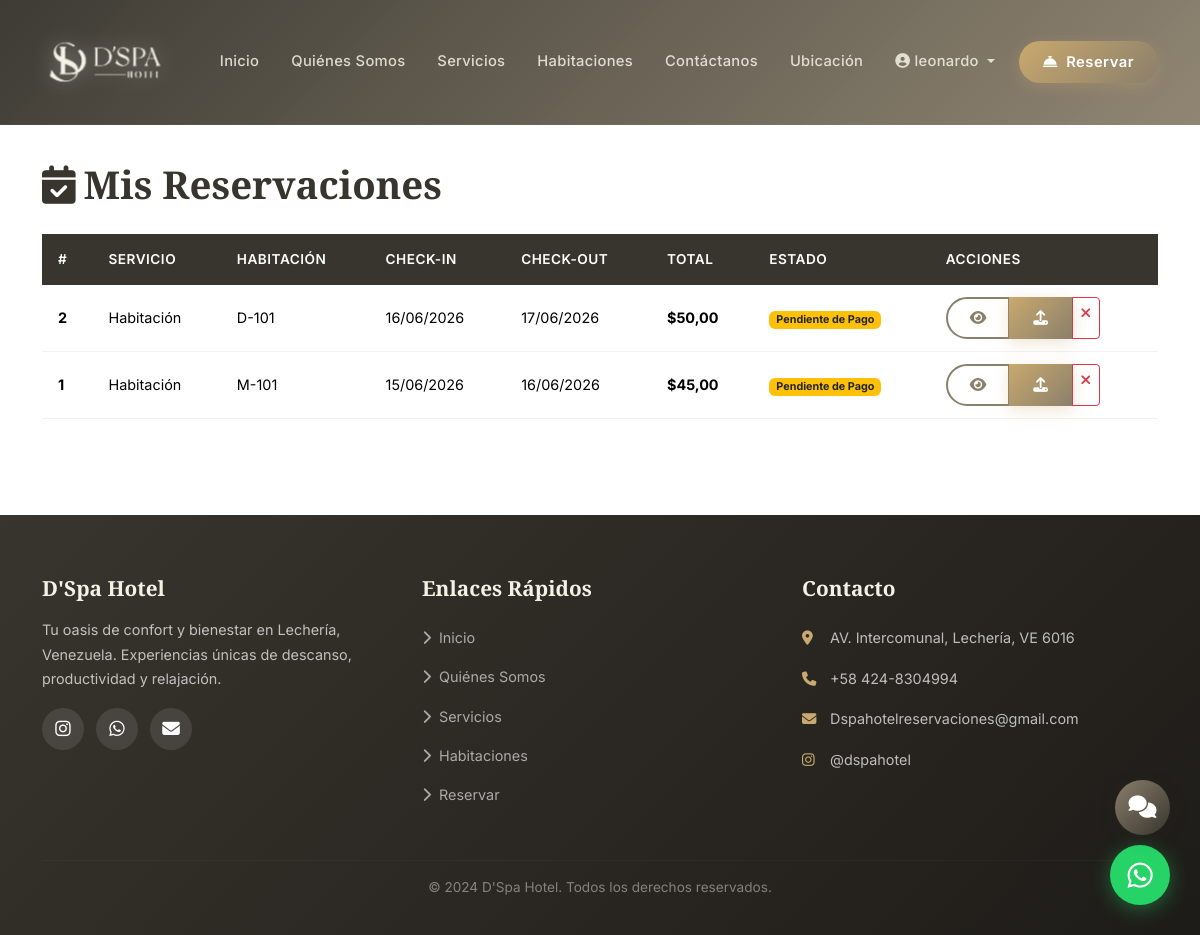
Before: /reservations/my-reservations/ (signed in) with the older database file.
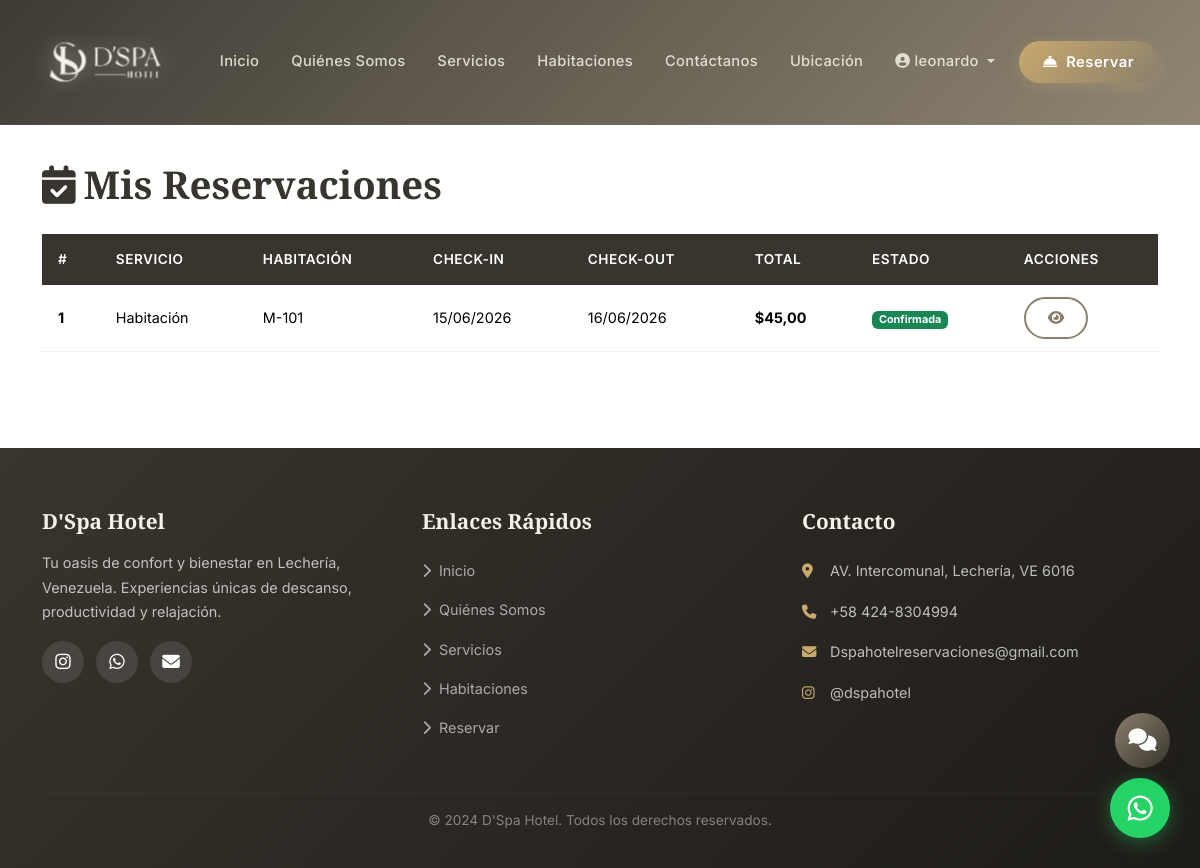
After: the same page with the newer database file.
### reservations/models.py (models this page shows, shortened)
class Reservation(models.Model):
    SERVICE_CHOICES = [
        ('room', 'Habitación'),
        ('gym', 'Gimnasio'),
        ('spa', 'Spa'),
        ('sauna', 'Sauna'),
        ('jacuzzi', 'Jacuzzi'),
        ('pool', 'Piscina'),
        ('event_room', 'Salón de Eventos'),
        ('conference', 'Sala de Conferencias'),
        ('restaurant', 'Restaurante'),
    ]
    STATUS_CHOICES = [
        ('pending', 'Pendiente de Pago'),
        ('payment_uploaded', 'Comprobante Subido'),
        ('confirmed', 'Confirmada'),
        ('cancelled', 'Cancelada'),
        ('completed', 'Completada'),
    ]
    customer = models.ForeignKey(Customer, on_delete=models.CASCADE, verbose_name="Cliente", related_name='reservations')
    service_type = models.CharField(max_length=20, choices=SERVICE_CHOICES, verbose_name="Servicio")
    room = models.ForeignKey(Room, on_delete=models.SET_NULL, null=True, blank=True, verbose_name="Habitación")
    check_in = models.DateField(verbose_name="Check-in")
    check_out = models.DateField(verbose_name="Check-out")
    adults_count = models.IntegerField(default=1, verbose_name="Adultos")
    children_count = models.IntegerField(default=0, verbose_name="Niños")
    total_price = models.DecimalField(max_digits=10, decimal_places=2, verbose_name="Precio Total")
    status = models.CharField(max_length=20, choices=STATUS_CHOICES, default='pending', verbose_name="Estado")
    special_requests = models.TextField(blank=True, verbose_name="Peticiones Especiales")
    created_at = models.DateTimeField(auto_now_add=True, verbose_name="Fecha de Creación")
    class Meta:
        ordering = ['-created_at']
        verbose_name = "Reservación"
        verbose_name_plural = "Reservaciones"

### core/models.py (models this page shows, shortened)
class Room(models.Model):
    ROOM_TYPES = [
        ('doble', 'Habitación Doble'),
        ('deluxe', 'Habitación Deluxe'),
    ]
    STATUS_CHOICES = [
        ('available', 'Disponible'),
        ('occupied', 'Ocupada'),
        ('maintenance', 'Mantenimiento'),
        ('reserved', 'Reservada'),
    ]
    SALES_CHANNEL_CHOICES = [
        ('web', 'Portal Web'),
        ('puerta', 'Venta por Puerta'),
    ]
    room_type = models.CharField(max_length=20, choices=ROOM_TYPES, verbose_name="Tipo")
    room_number = models.CharField(max_length=10, unique=True, verbose_name="Número")
    floor = models.IntegerField(default=1, verbose_name="Piso")
    description = models.TextField(verbose_name="Descripción")
    detailed_description = models.TextField(verbose_name="Descripción Detallada", help_text="Incluir amenities y características")
    capacity_adults = models.IntegerField(default=2, verbose_name="Capacidad Adultos")
    capacity_children = models.IntegerField(default=0, verbose_name="Capacidad Niños")
    price_per_night = models.DecimalField(max_digits=10, decimal_places=2, verbose_name="Precio por Noche", help_text="Precio base en USD (sin IVA)")
    extra_guest_fee = models.DecimalField(max_digits=10, decimal_places=2, default=0, verbose_name="Cargo por Persona Adicional", help_text="Aplica para hab. dobles ($20 por persona adicional)")
    status = models.CharField(max_length=20, choices=STATUS_CHOICES, default='available', verbose_name="Estado")
    sales_channel = models.CharField(max_length=20, choices=SALES_CHANNEL_CHOICES, default='web', verbose_name="Canal de Venta", help_text="Las habitaciones de 'Puerta' no se muestran en el portal web")
    has_terrace = models.BooleanField(default=True, verbose_name="Terraza")
    has_safe = models.BooleanField(default=True, verbose_name="Caja Fuerte")
    has_tv = models.BooleanField(default=True, verbose_name="TV")
    has_closet = models.BooleanField(default=True, verbose_name="Closet")
    has_minibar = models.BooleanField(default=False, verbose_name="Mini Nevera")
    has_balcony = models.BooleanField(default=False, verbose_name="Balcón")
    is_active = models.BooleanField(default=True, verbose_name="Activa")
    class Meta:
        ordering = ['room_type', 'room_number']
        verbose_name = "Habitación"
        verbose_name_plural = "Habitaciones"

### reservations/views.py (the view)
# urls.py: path('my-reservations/', views.my_reservations, name='my_reservations'),
@login_required
def my_reservations(request):
    try:
        customer = Customer.objects.get(user=request.user)
        reservations = Reservation.objects.filter(customer=customer).order_by('-created_at')
    except Customer.DoesNotExist:
        reservations = []
    context = {
        'reservations': reservations,
    }
    return render(request, 'reservations/my_reservations.html', context)

### reservations/templates/reservations/my_reservations.html (shortened to what this page needs)
{% extends 'core/base.html' %}
{% load static %}
{% block content %}
<section class="section-padding" style="margin-top: 80px;">
    <div class="container">
        <h2 class="section-title mb-4"><i class="fas fa-calendar-check me-2"></i>Mis Reservaciones</h2>
        {% if reservations %}
        <div class="table-responsive">
            <table class="table table-custom">
                <thead>
                    <tr>
                        <th>#</th>
                        <th>Servicio</th>
                        <th>Habitación</th>
                        <th>Check-in</th>
                        <th>Check-out</th>
                        <th>Total</th>
                        <th>Estado</th>
                        <th>Acciones</th>
                    </tr>
                </thead>
                <tbody>
                    {% for reservation in reservations %}
                    <tr>
                        <td><strong>{{ reservation.id }}</strong></td>
                        <td>{{ reservation.get_service_type_display }}</td>
                        <td>{% if reservation.room %}{{ reservation.room.room_number }}{% else %}-{% endif %}</td>
                        <td>{{ reservation.check_in|date:"d/m/Y" }}</td>
                        <td>{{ reservation.check_out|date:"d/m/Y" }}</td>
                        <td><strong>${{ reservation.total_price }}</strong></td>
                        <td>
                            <span class="badge
                                {% if reservation.status == 'confirmed' %}bg-success
                                {% elif reservation.status == 'pending' %}bg-warning text-dark
                                {% elif reservation.status == 'payment_uploaded' %}bg-info
                                {% elif reservation.status == 'cancelled' %}bg-danger
                                {% elif reservation.status == 'completed' %}bg-secondary
                                {% endif %}">
                                {{ reservation.get_status_display }}
                            </span>
                        </td>
                        <td>
                            <div class="btn-group btn-group-sm">
                                <a href="{% url 'reservation_confirmation' reservation.id %}" class="btn btn-outline-custom btn-sm" title="Ver">
                                    <i class="fas fa-eye"></i>
                                </a>
                                {% if reservation.status == 'pending' %}
                                <a href="{% url 'upload_payment' reservation.id %}" class="btn btn-reservation btn-sm" title="Pagar">
                                    <i class="fas fa-upload"></i>
                                </a>
                                {% endif %}
                                {% if reservation.status in 'pending,payment_uploaded' %}
                                <a href="{% url 'cancel_reservation' reservation.id %}" class="btn btn-outline-danger btn-sm" title="Cancelar" onclick="return confirm('¿Está seguro de cancelar esta reservación?')">
                                    <i class="fas fa-times"></i>
                                </a>
                                {% endif %}
                            </div>
                        </td>
                    </tr>
                    {% endfor %}
                </tbody>
            </table>
        </div>
        {% endif %}
    </div>
</section>
{% endblock %}

Changed rows visible on the page:
removed Reservation: id "2", service_type "Habitación", room.room_number "D-101", check_in "16/06/2026", check_out "17/06/2026", total_price "50,00", status "Pendiente de Pago"
changed Reservation "Habitación": status "Pendiente de Pago" → "Confirmada"
